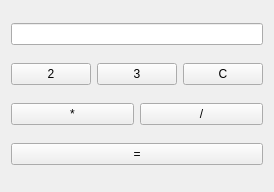
<?xml version="1.0" encoding="UTF-8"?>
<ui version="4.0">
 <class>Form</class>
 <widget class="QWidget" name="Form">
  <property name="geometry">
   <rect>
    <x>0</x>
    <y>0</y>
    <width>257</width>
    <height>192</height>
   </rect>
  </property>
  <property name="windowTitle">
   <string>Form</string>
  </property>
  <layout class="QVBoxLayout" name="verticalLayout">
   <item>
    <widget class="QLineEdit" name="lineEdit"/>
   </item>
   <item>
    <layout class="QHBoxLayout" name="horizontalLayout">
     <item>
      <widget class="QPushButton" name="pushButton_2">
       <property name="text">
        <string>2</string>
       </property>
      </widget>
     </item>
     <item>
      <widget class="QPushButton" name="pushButton_3">
       <property name="text">
        <string>3</string>
       </property>
      </widget>
     </item>
     <item>
      <widget class="QPushButton" name="pushButton_C">
       <property name="text">
        <string>C</string>
       </property>
      </widget>
     </item>
    </layout>
   </item>
   <item>
    <layout class="QHBoxLayout" name="horizontalLayout_2">
     <item>
      <widget class="QPushButton" name="multiplication">
       <property name="text">
        <string>*</string>
       </property>
      </widget>
     </item>
     <item>
      <widget class="QPushButton" name="division">
       <property name="text">
        <string>/</string>
       </property>
      </widget>
     </item>
    </layout>
   </item>
   <item>
    <widget class="QPushButton" name="answer">
     <property name="text">
      <string>=</string>
     </property>
    </widget>
   </item>
  </layout>
 </widget>
 <resources/>
 <connections>
  <connection>
   <sender>pushButton_C</sender>
   <signal>clicked(bool)</signal>
   <receiver>lineEdit</receiver>
   <slot>clear()</slot>
   <hints>
    <hint type="sourcelabel">
     <x>209</x>
     <y>63</y>
    </hint>
    <hint type="destinationlabel">
     <x>128</x>
     <y>19</y>
    </hint>
   </hints>
  </connection>
 </connections>
</ui>
